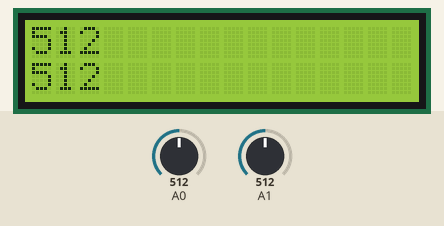
The sketch below on a simulated Arduino Uno, built with avr-gcc and run on an emulated ATmega328P. On the bench: 16×2 character LCD. Inputs (shaded band) come from the test bench; at power-on: A0 = 512, A1 = 512.

Above: at 1.2 s.
1.3 s: A0 set to 716
At 2.2 s:
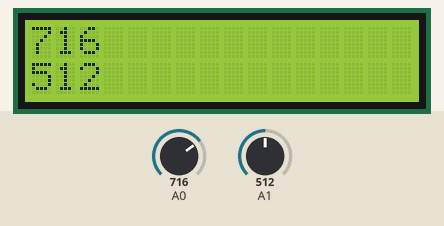
2.9 s: A1 set to 716
At 4.2 s:
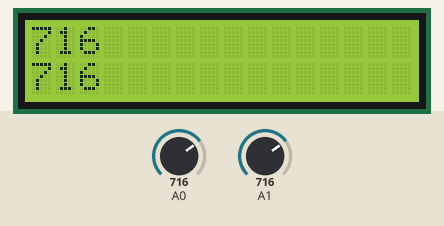
5.2 s: A0 set to 900
At 6.8 s:
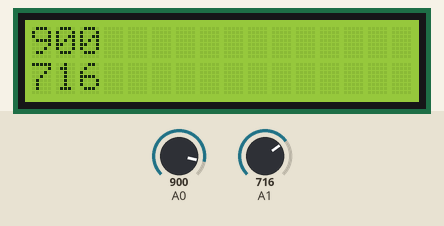
7.1 s: A1 set to 900
At 8.9 s:
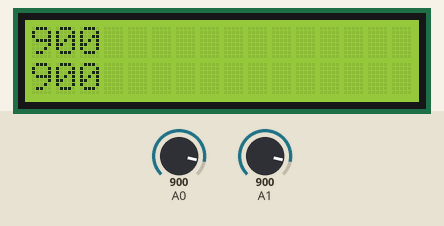
9.4 s: A0 set to 1023
At 10.5 s:
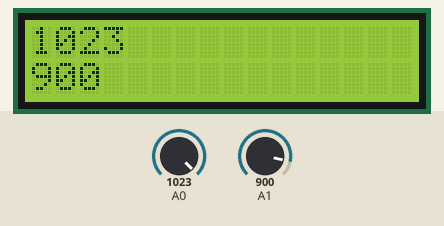
11.3 s: A1 set to 1023
At 12.5 s:
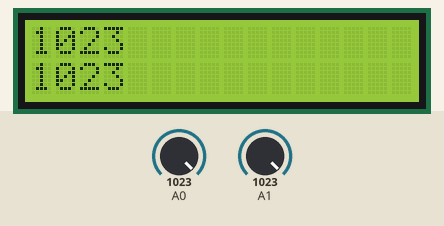
Timing chart, 0 to 14.3 s (numbered marks = the images above; inputs shaded):
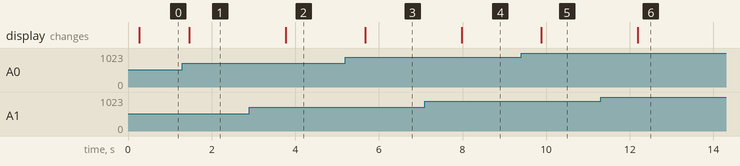

The sketch:

Blink.ino
```cpp
#include <LiquidCrystal.h>
 LiquidCrystal lcd(12,11,5,4,3,2);

int PDSensorValue=0;
int CdsSensorValue=0;
void setup(){
  lcd.clear();
  lcd.begin(16,2);
}

void loop(){
  CdsSensorValue=analogRead(A0);
 PDSensorValue=analogRead(A1);

 lcd.setCursor(0,0);
//  lcd.clear();
  lcd.print(CdsSensorValue);
  delay(200);

 lcd.setCursor(0,1);
  // lcd.clear();
    lcd.print( PDSensorValue);
  delay(500);
  }
```

Measured:
- after the input at 1.3 s, the display: changes after 0.17 s (image 1)
- after the input at 2.9 s, the display: changes after 0.87 s (image 2)
- after the input at 5.2 s, the display: changes after 0.48 s (image 3)
- after the input at 7.1 s, the display: changes after 0.88 s (image 4)
- after the input at 9.4 s, the display: changes after 0.49 s (image 5)
- after the input at 11.3 s, the display: changes after 0.89 s (image 6)
